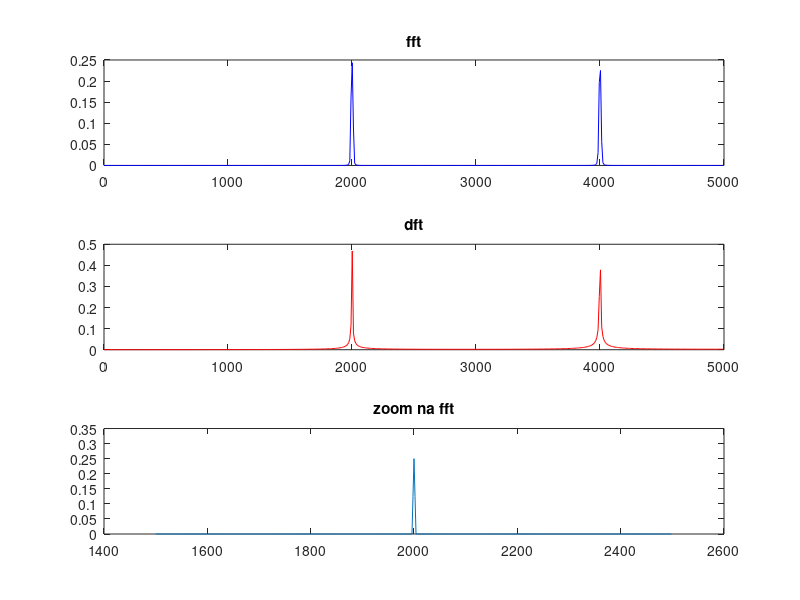

Write the MATLAB code that produced this figure.
clc; close all; clear;


fa = 10000; % 10kHz pelo enunciado
N = 1024; % Escolhi de maneira arbitrária
dt = 1/fa; % Define delta t
df = fa/N; % Define delta f
f1 = 2000; % Define a frequência 1
f2 = 4000; % Define a frequência 2

t = (0:N-1)*dt; %define o eixo do tempo. 
% O enunciado pede para criarmos uma função periódica de 2000 e
% 4000hz de amplitude unitária. Vou usar uma soma de cossenos.
% Para determinar a frequência, basta usar cos(2*pi*f0*t), sendo
% f0 a frequencia desejada.
x = cos(2*pi*f1*t) + cos(2*pi*f2*t);

% fft do matlab
fftX = fft(x.*hanning(N)')/N;

% dft na mão
dftX = zeros(N);
for k = 0:N-1
    sum_temp = 0;
    for n=0:N-1
        sum_temp = sum_temp + x(n+1)*exp(-1i*2*pi*k*n/N);
    end
    dftX(k+1) = sum_temp;
end

dftX = dftX./N;


eixo_f = (0:N-1)*df;
figure;
subplot(3,1,1);
plot(eixo_f(1:N/2),abs(fftX(1:N/2)),"blue");
title("fft");
subplot(3,1,2);
plot(eixo_f(1:N/2),abs(dftX(1:N/2)),"red");
title("dft");


%--------------------
% fft com zoom
%--------------------
size_interval = 1000;
fnyq = fa/2;
Z = fnyq/size_interval; %define o fator de zoom
fshift= 1500; %para onde vai shiftar a frequência
Nz = Z*N; %define o novo número de amostras
tz = (0:Nz-1)*dt; %define o novo eixo no tempo
xz = cos(2*pi*f1*tz) + cos(2*pi*f2*tz); %Define o novo x
xz = xz.*exp(-1i*2*pi*fshift*tz); % Shift de x para a frequência desejada
% Filtragem
fc = 1000;
fnyq = fa/2;
[b,a] = butter(6,fc/fnyq,"low");
xz_filtered = filter(b,a,xz); 

% Volta ao número de amostras anterior
xN = xz_filtered(1:Z:Nz);

fftXN = fft(xN.*hanning(N)')/N;

faz = fa/Z; % Nova frequencia de amostragem
dfz = df/Z; % Novo delta f

novo_eixo_f = fshift + (0:N-1)*dfz; % novo eixo de frequencias
subplot(3,1,3);
plot(novo_eixo_f(1:N/2),abs(fftXN(1:N/2)));
title("zoom na fft");
